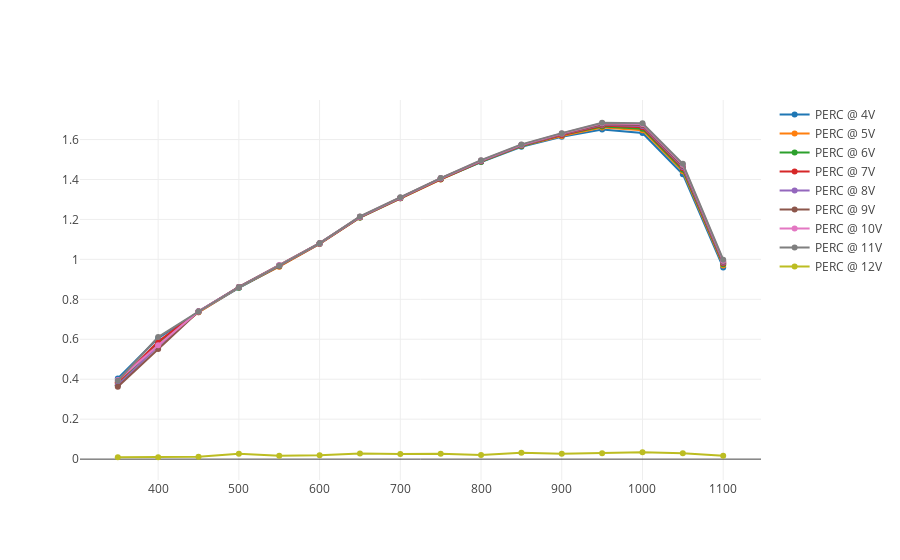

Here is the notebook cell this chart was saved with:
### Code cell
def percRamps(voltage):
    return getDSR("PERC" + str(voltage) + "V.txt")

def percTrace(voltage):
    perc = percRamps(voltage)
    trace = go.Scatter(
        x = perc[0],
        y = perc[1],
        mode = 'lines+markers',
        name = 'PERC @ ' + str(voltage) + 'V'
    )
    return trace
    
data = []
for i in range(4, 13):
    data.append(percTrace(i))
    
plotly.offline.iplot(data, filename='scatter-mode')
